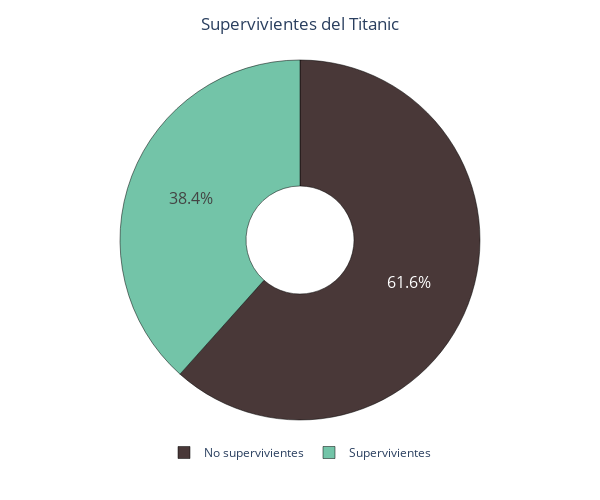

This figure's notebook cell:
### Code cell
# Crear el gráfico de pastel
colors = ['#493838', '#73C4A8']
fig = px.pie(values=df['Survived'].value_counts(), names=['No supervivientes','Supervivientes'], color_discrete_sequence=colors, hole=0.3)
fig.update_layout(width=600, height=500, showlegend=True, title='Supervivientes del Titanic',  title_x=0.5, template = 'plotly_white',legend=dict(
        orientation='h',  # Orientación horizontal
        y=-0.05,  # Desplazamiento vertical desde el gráfico (0-1)
        xanchor='center',  # Ancla en el centro horizontal
        x=0.5  # Desplazamiento horizontal desde el gráfico (0-1)
    ))
fig.update_traces(textinfo='percent',textfont_size=16)
fig.update_traces(marker = dict(line = dict(color = 'black', width = 0.5)))

fig.show()

### Figure 1 — Plotly figure (JSON) as saved in the notebook; plotly's stock layout.template omitted (floating-point values rounded to 4 significant figures)
{"data": [{"domain": {"x": [0, 1], "y": [0, 1]}, "hole": 0.3, "hovertemplate": "label=%{label}<br>value=%{value}<extra></extra>", "labels": ["No supervivientes", "Supervivientes"], "legendgroup": "", "marker": {"line": {"color": "black", "width": 0.5}}, "name": "", "showlegend": true, "textfont": {"size": 16}, "textinfo": "percent", "type": "pie", "values": [549, 342]}], "layout": {"height": 500, "legend": {"orientation": "h", "tracegroupgap": 0, "x": 0.5, "xanchor": "center", "y": -0.05}, "margin": {"t": 60}, "piecolorway": ["#493838", "#73C4A8"], "showlegend": true, "title": {"text": "Supervivientes del Titanic", "x": 0.5}, "width": 600}}
